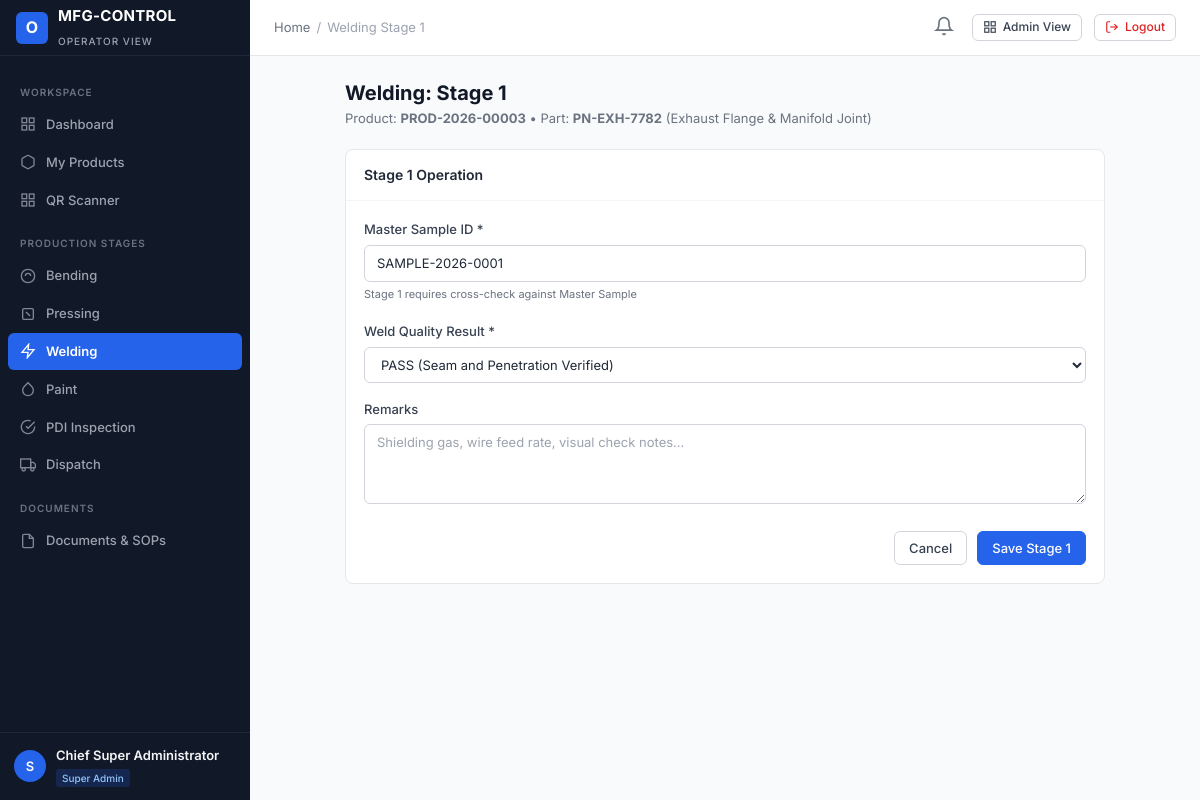
Screenshot of /user-panel/welding/PROD-2026-00003/1/ (signed in) with the database file from the repository.
### apps/accounts/models.py (models this page shows, shortened)
class User(AbstractUser):
    email = models.EmailField(_('email address'), unique=True, db_index=True)
    full_name = models.CharField(_('full name'), max_length=150, blank=True)
    employee_id = models.CharField(_('employee ID'), max_length=50, unique=True, db_index=True)
    phone = models.CharField(_('phone number'), max_length=25, blank=True)
    role = models.CharField(_('role'), max_length=50, choices=UserRole.choices, default=UserRole.USER, db_index=True)
    status = models.CharField(_('status'), max_length=20, choices=UserStatus.choices, default=UserStatus.ACTIVE, db_index=True)
    department = models.CharField(_('department'), max_length=100, blank=True)
    designation = models.CharField(_('designation'), max_length=100, blank=True)
    profile_image = models.ImageField(upload_to='profiles/', blank=True, null=True)
    assigned_admin = models.ForeignKey(
        'self',
        on_delete=models.SET_NULL,
        null=True,
        blank=True,
        related_name='assigned_users',
        help_text=_('Admin managing this user')
    )
    production_stage = models.CharField(
        _('production stage'),
        max_length=50,
        blank=True,
        help_text=_('Current assigned primary production stage, e.g. BENDING, PRESSING')
    )
    production_line = models.CharField(_('production line'), max_length=50, blank=True)
    shift = models.CharField(_('shift'), max_length=50, blank=True)
    notes = models.TextField(_('notes'), blank=True)
    created_at = models.DateTimeField(auto_now_add=True)
    updated_at = models.DateTimeField(auto_now=True)
    objects = CustomUserManager()
    USERNAME_FIELD = 'email'
    REQUIRED_FIELDS = ['username', 'employee_id']
    class Meta:
        verbose_name = _('User')
        verbose_name_plural = _('Users')
        ordering = ['-created_at']
    @property
    def is_super_admin(self):
        return self.role == UserRole.SUPER_ADMIN or self.is_superuser
    @property
    def is_admin_user(self):
        return self.role in [UserRole.SUPER_ADMIN, UserRole.ADMIN]
    @property
    def is_operator(self):
        return not self.is_admin_user

### apps/products/models.py (models this page shows, shortened)
class Product(models.Model):
    product_id = models.CharField(max_length=50, unique=True, db_index=True)
    product_name = models.CharField(max_length=200)
    part_number = models.CharField(max_length=100, db_index=True)
    customer = models.CharField(max_length=150)
    model = models.CharField(max_length=100, blank=True)
    batch_number = models.CharField(max_length=100, blank=True)
    production_date = models.DateField(default=timezone.now)
    assigned_admin = models.ForeignKey(
        settings.AUTH_USER_MODEL,
        on_delete=models.SET_NULL,
        null=True,
        blank=True,
        related_name='administered_products'
    )
    assigned_user = models.ForeignKey(
        settings.AUTH_USER_MODEL,
        on_delete=models.SET_NULL,
        null=True,
        blank=True,
        related_name='assigned_products'
    )
    current_stage = models.CharField(
        max_length=50,
        choices=StageChoices.choices,
        default=StageChoices.BENDING,
        db_index=True
    )
    status = models.CharField(
        max_length=50,
        choices=ProductStatus.choices,
        default=ProductStatus.PENDING,
        db_index=True
    )
    priority = models.CharField(
        max_length=20,
        choices=PriorityChoices.choices,
        default=PriorityChoices.MEDIUM
    )
    qr_code_image = models.ImageField(upload_to='qr_codes/', blank=True, null=True)
    qr_data = models.TextField(blank=True)
    created_at = models.DateTimeField(auto_now_add=True)
    updated_at = models.DateTimeField(auto_now=True)
    class Meta:
        ordering = ['-created_at']
        indexes = [
            models.Index(fields=['current_stage', 'status']),
            models.Index(fields=['customer', 'batch_number']),
        ]

### apps/production/models.py (models this page shows, shortened)
class WeldingRecord(models.Model):
    product = models.ForeignKey('products.Product', on_delete=models.CASCADE, related_name='welding_records')
    stage_number = models.PositiveSmallIntegerField(default=1, help_text="Stage 1 to 5")
    stage_name = models.CharField(max_length=100, default='Stage 1')
    approved_sample_id = models.CharField(max_length=100, blank=True)
    operator = models.ForeignKey(settings.AUTH_USER_MODEL, on_delete=models.SET_NULL, null=True, blank=True)
    start_time = models.DateTimeField(null=True, blank=True)
    end_time = models.DateTimeField(null=True, blank=True)
    measurements = models.JSONField(default=list, blank=True)
    result = models.CharField(max_length=20, choices=MeasurementResult.choices, default=MeasurementResult.PASS)
    approved_by = models.ForeignKey(settings.AUTH_USER_MODEL, on_delete=models.SET_NULL, null=True, blank=True, related_name='welding_signed_approvals')
    approval_date = models.DateTimeField(null=True, blank=True)
    status = models.CharField(max_length=30, choices=ProcessStatus.choices, default=ProcessStatus.PENDING)
    remarks = models.TextField(blank=True)
    created_at = models.DateTimeField(auto_now_add=True)
    updated_at = models.DateTimeField(auto_now=True)
    class Meta:
        unique_together = ('product', 'stage_number')
        ordering = ['stage_number']

### user_panel/views.py (the view, shortened to what this page needs)
# urls.py: path('welding/<str:product_id>/<int:stage_num>/', views.welding_stage_submit_view, name='user_welding_submit'),
@login_required
@permission_required_custom('welding', 'edit')
def welding_stage_submit_view(request, product_id, stage_num):
    product = get_object_or_404(Product, product_id=product_id)
    stage_num = int(stage_num)
    record = product.welding_records.filter(stage_number=stage_num).first()
    return render(request, 'user_panel/welding_form.html', {'product': product, 'stage_num': stage_num, 'record': record})

### apps/notifications/context_processors.py (called while the page is built)
def notifications_processor(request):
    if not request.user.is_authenticated:
        return {'unread_notifications_count': 0, 'recent_notifications': []}
    unread_count = Notification.objects.filter(recipient=request.user, is_read=False).count()
    recent = Notification.objects.filter(recipient=request.user)[:5]
    return {
        'unread_notifications_count': unread_count,
        'recent_notifications': recent,
    }

### apps/permissions/context_processors.py (called while the page is built, shortened)
def permissions_processor(request):
    modules = get_user_modules(request.user)
    def can_access_fn(module, action='view'):
        return has_permission(request.user, module, action)
    return {
        'user_modules': modules,
        'user_is_super_admin': request.user.is_super_admin,
        'user_is_admin': request.user.is_admin_user,
        'user_is_operator': request.user.is_operator,
        'can_access': can_access_fn,
    }

### apps/permissions/services.py (called while the page is built, shortened)
def has_permission(user, module, action='view'):
    if not user or not user.is_authenticated:
        return False
    if user.status != 'ACTIVE':
        return False
    if user.is_super_admin:
        return True

def get_user_modules(user):
    if not user or not user.is_authenticated:
        return {}
    all_modules = [m[0] for m in MODULE_CHOICES]
    if user.is_super_admin:
        return {m: ['view', 'create', 'edit', 'delete', 'approve', 'export'] for m in all_modules}

### user_panel/templates/user_panel/welding_form.html (shortened to what this page needs)
{% extends "user_panel/base_user.html" %}
{% block breadcrumb_active %}Welding Stage {{ stage_num }}{% endblock %}
{% block content %}
<div style="max-width: 760px; margin: 0 auto;">
    <div style="margin-bottom: 20px;">
        <h1 class="page-title">Welding: Stage {{ stage_num }}</h1>
        <p class="page-subtitle">Product: <strong>{{ product.product_id }}</strong> &bull; Part: <strong>{{ product.part_number }}</strong> ({{ product.product_name }})</p>
    </div>
    <div class="card">
        <div class="card-header">
            <h3 class="card-title">Stage {{ stage_num }} Operation</h3>
        </div>
        <div class="card-body">
            <form method="post">
                {% if stage_num == 1 %}
                <div class="form-group">
                    <label class="form-label">Master Sample ID *</label>
                    <input type="text" name="approved_sample_id" class="form-control" value="{{ record.approved_sample_id|default:'SAMPLE-2026-0001' }}" required>
                    <span style="font-size: 11px; color: #6b7280;">Stage 1 requires cross-check against Master Sample</span>
                </div>
                {% endif %}
                <div class="form-group">
                    <label class="form-label">Weld Quality Result *</label>
                    <select name="result" class="form-select">
                        <option value="PASS" selected>PASS (Seam and Penetration Verified)</option>
                    </select>
                </div>
                <div class="form-group">
                    <label class="form-label">Remarks</label>
                    <textarea name="remarks" class="form-control" rows="3" placeholder="Shielding gas, wire feed rate, visual check notes..."></textarea>
                </div>
                <div style="display: flex; gap: 10px; justify-content: flex-end; margin-top: 20px;">
                    <a href="/user-panel/welding/" class="btn btn-secondary">Cancel</a>
                    <button type="submit" class="btn btn-primary">Save Stage {{ stage_num }}</button>
                </div>
            </form>
        </div>
    </div>
</div>
{% endblock %}

### user_panel/templates/user_panel/base_user.html
{% extends "base.html" %}
{% block sidebar %}
<aside class="app-sidebar">
    <div class="sidebar-header">
        <div class="brand-icon">O</div>
        <div class="brand-title">
            <span>MFG-CONTROL</span>
            <span class="brand-subtitle">Operator View</span>
        </div>
    </div>
    <div class="sidebar-scroll">
        <div class="sidebar-section-title">Workspace</div>
        <a href="/user-panel/dashboard/" class="nav-link {% if request.path == '/user-panel/dashboard/' or request.path == '/user-panel/' %}active{% endif %}">
            <svg viewBox="0 0 24 24" fill="none" stroke="currentColor" stroke-width="2"><rect x="3" y="3" width="7" height="7"></rect><rect x="14" y="3" width="7" height="7"></rect><rect x="14" y="14" width="7" height="7"></rect><rect x="3" y="14" width="7" height="7"></rect></svg>
            Dashboard
        </a>
        <a href="/user-panel/my-products/" class="nav-link {% if '/user-panel/my-products/' in request.path %}active{% endif %}">
            <svg viewBox="0 0 24 24" fill="none" stroke="currentColor" stroke-width="2"><path d="M21 16V8a2 2 0 0 0-1-1.73l-7-4a2 2 0 0 0-2 0l-7 4A2 2 0 0 0 3 8v8a2 2 0 0 0 1 1.73l7 4a2 2 0 0 0 2 0l7-4A2 2 0 0 0 21 16z"></path></svg>
            My Products
        </a>
        <a href="/user-panel/scanner/" class="nav-link {% if '/user-panel/scanner/' in request.path %}active{% endif %}">
            <svg viewBox="0 0 24 24" fill="none" stroke="currentColor" stroke-width="2"><rect x="3" y="3" width="7" height="7"></rect><rect x="14" y="3" width="7" height="7"></rect><rect x="14" y="14" width="7" height="7"></rect><rect x="3" y="14" width="7" height="7"></rect></svg>
            QR Scanner
        </a>
        <div class="sidebar-section-title">Production Stages</div>
        {% if user_is_super_admin or user_is_admin or 'bending' in user_modules or user.production_stage == 'BENDING' %}
        <a href="/user-panel/bending/" class="nav-link {% if '/user-panel/bending/' in request.path %}active{% endif %}">
            <svg viewBox="0 0 24 24" fill="none" stroke="currentColor" stroke-width="2"><circle cx="12" cy="12" r="10"></circle><path d="M8 12a4 4 0 0 1 8 0"></path></svg>
            Bending
        </a>
        {% endif %}
        {% if user_is_super_admin or user_is_admin or 'pressing' in user_modules or user.production_stage == 'PRESSING' %}
        <a href="/user-panel/pressing/" class="nav-link {% if '/user-panel/pressing/' in request.path %}active{% endif %}">
            <svg viewBox="0 0 24 24" fill="none" stroke="currentColor" stroke-width="2"><rect x="4" y="4" width="16" height="16" rx="2"></rect><line x1="9" y1="9" x2="15" y2="15"></line></svg>
            Pressing
        </a>
        {% endif %}
        {% if user_is_super_admin or user_is_admin or 'welding' in user_modules or user.production_stage == 'WELDING' %}
        <a href="/user-panel/welding/" class="nav-link {% if '/user-panel/welding/' in request.path %}active{% endif %}">
            <svg viewBox="0 0 24 24" fill="none" stroke="currentColor" stroke-width="2"><polygon points="13 2 3 14 12 14 11 22 21 10 12 10 13 2"></polygon></svg>
            Welding
        </a>
        {% endif %}
        {% if user_is_super_admin or user_is_admin or 'paint' in user_modules or user.production_stage == 'PAINT' %}
        <a href="/user-panel/paint/" class="nav-link {% if '/user-panel/paint/' in request.path %}active{% endif %}">
            <svg viewBox="0 0 24 24" fill="none" stroke="currentColor" stroke-width="2"><path d="M12 2.69l5.66 5.66a8 8 0 1 1-11.31 0z"></path></svg>
            Paint
        </a>
        {% endif %}
        {% if user_is_super_admin or user_is_admin or 'pdi' in user_modules or user.production_stage == 'PDI' %}
        <a href="/user-panel/pdi/" class="nav-link {% if '/user-panel/pdi/' in request.path %}active{% endif %}">
            <svg viewBox="0 0 24 24" fill="none" stroke="currentColor" stroke-width="2"><path d="M22 11.08V12a10 10 0 1 1-5.93-9.14"></path><polyline points="22 4 12 14.01 9 11.01"></polyline></svg>
            PDI Inspection
        </a>
        {% endif %}
        {% if user_is_super_admin or user_is_admin or 'dispatch' in user_modules or user.production_stage == 'DISPATCH' %}
        <a href="/user-panel/dispatch/" class="nav-link {% if '/user-panel/dispatch/' in request.path %}active{% endif %}">
            <svg viewBox="0 0 24 24" fill="none" stroke="currentColor" stroke-width="2"><rect x="1" y="3" width="15" height="13"></rect><polygon points="16 8 20 8 23 11 23 16 16 16 16 8"></polygon><circle cx="5.5" cy="18.5" r="2.5"></circle><circle cx="18.5" cy="18.5" r="2.5"></circle></svg>
            Dispatch
        </a>
        {% endif %}
        <div class="sidebar-section-title">Documents</div>
        <a href="/user-panel/documents/" class="nav-link {% if '/user-panel/documents/' in request.path %}active{% endif %}">
            <svg viewBox="0 0 24 24" fill="none" stroke="currentColor" stroke-width="2"><path d="M14 2H6a2 2 0 0 0-2 2v16a2 2 0 0 0 2 2h12a2 2 0 0 0 2-2V8z"></path><polyline points="14 2 14 8 20 8"></polyline></svg>
            Documents & SOPs
        </a>
    </div>
    <div class="sidebar-user">
        <div class="user-avatar">{{ user.username|slice:":1"|upper }}</div>
        <div class="user-info">
            <div class="user-name">{{ user.full_name|default:user.username }}</div>
            <span class="user-role-badge">{{ user.get_role_display }}</span>
        </div>
    </div>
</aside>
{% endblock %}

### rows the page displays
User: username "S", full_name "Chief Super Administrator", role "Super Admin"
Product: product_id "PROD-2026-00003", part_number "PN-EXH-7782", product_name "Exhaust Flange & Manifold Joint"
WeldingRecord: approved_sample_id "SAMPLE-2026-0001"

### other values shown
{{ stage_num }} "1"
